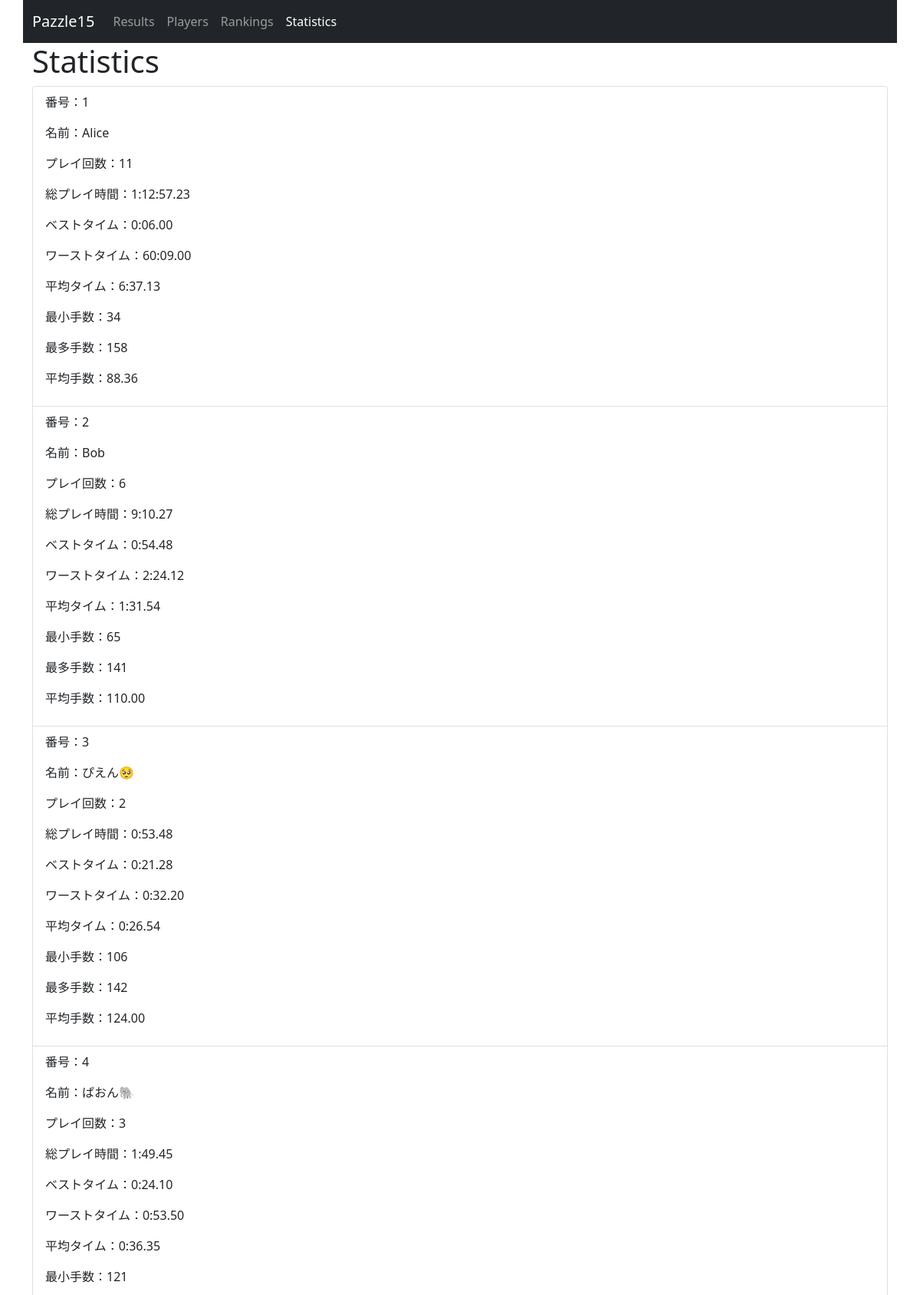
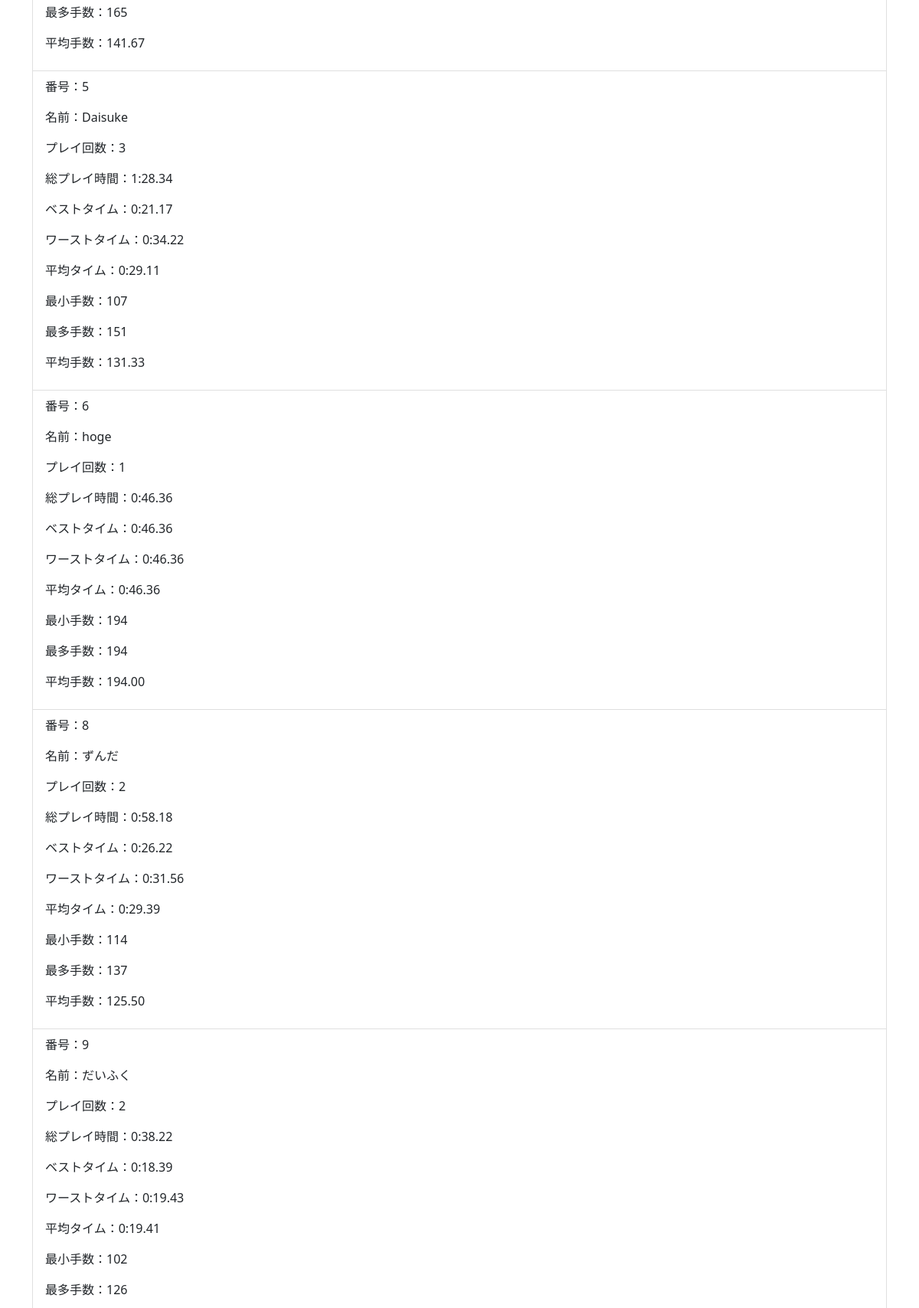
The app's page /statistics (upper part) with its own data (2 pictures, top to bottom).
### pazzle15/models.py (models this page shows, shortened)
class Player(db.Model):
    __tablename__ = "player"
    player_id = db.Column(db.Integer, primary_key=True, autoincrement=True)
    name = db.Column(db.String, nullable=False)
    created_dt = db.Column(db.DateTime(timezone=True), default=db.func.now())
    current = db.Column(db.Integer, server_default="0")

### pazzle15/views.py (the view)
@app.route('/statistics')
def statistics():
    col_dict = {
        'player_id':'番号',
        'name':'名前',
        'play_count':'プレイ回数',
        'played_time':'総プレイ時間',
        'best_time':'ベストタイム',
        'worst_time':'ワーストタイム',
        'avg_time':'平均タイム',
        'best_movecount':'最小手数',
        'worst_movecount':'最多手数',
        'avg_movecount':'平均手数'
    }
    result = db.engine.execute("select" +
        "    player.player_id as 'player_id'," +
        "    player.name as 'name'," +
        "    count(*) as 'play_count'," +
        "    (sum(result.pazzletime)) as 'played_time'," +
        "    (min(result.pazzletime)) as 'best_time'," +
        "    (max(result.pazzletime)) as 'worst_time'," +
        "    (avg(result.pazzletime)) as 'avg_time'," +
        "    min(result.movecount) as 'best_movecount'," +
        "    max(result.movecount) as 'worst_movecount'," +
        "    avg(result.movecount) as 'avg_movecount' " +
        "from" +
        "    result " +
        "inner join " +
        "    player " +
        "on" +
        "    result.player_id=player.player_id " +
        "group by" +
        "    player.name " +
        "order by " +
        " player.player_id asc " +
        ";")
    statistics = [dict(row) for row in result]
    for row_dict in statistics:
        row_dict['played_time'] = get_played_time_str(row_dict['played_time'])
        row_dict['best_time'] = get_pzt_str(row_dict['best_time'])
        row_dict['worst_time'] = get_pzt_str(row_dict['worst_time'])
        row_dict['avg_time'] = get_pzt_str(row_dict['avg_time'])
        row_dict['avg_movecount'] = '%.2f' % (row_dict['avg_movecount'],)
    context_local = dict(
        **context,
        statistics=statistics, col_dict=col_dict
    )
    return render_template('statistics.html', **context_local)

### pazzle15/views.py (called while the page is built)
def get_played_time_str(t):
    pzt = int(t)
    hours = f'{(pzt//360000)}:' if (pzt//6000) > 60 else ""
    return f'{hours}{(pzt//6000)%60}:{(pzt//100)%60:02}.{pzt%60:02}'

def get_pzt_str(t):
    pzt = int(t)
    return f'{pzt//6000}:{(pzt//100)%60:02}.{pzt%60:02}'

### pazzle15/templates/statistics.html (shortened to what this page needs)
{% extends "page_layout.html" %}
{% block content %}
<h1>Statistics</h1>
<div class="list-group">
    {% for s in statistics %}
    <div class="list-group-item">
        {% for k, col_name in col_dict.items() %}
        <p>{{col_name}}：{{s[k]}}</p>
        {% endfor %}
    </div>
    {% endfor %}
</div>
{% endblock %}

### records on screen
Player: col_dict "番号" "名前" "プレイ回数" "総プレイ時間" "ベストタイム" "ワーストタイム" "平均タイム" "最小手数" "最多手数" "平均手数", player_id "1" "Alice" "11" "1:12:57.23" "0:06.00" "60:09.00" "6:37.13" "34" "158" "88.36"
Player: col_dict "番号" "名前" "プレイ回数" "総プレイ時間" "ベストタイム" "ワーストタイム" "平均タイム" "最小手数" "最多手数" "平均手数", player_id "2" "Bob" "6" "9:10.27" "0:54.48" "2:24.12" "1:31.54" "65" "141" "110.00"
Player: col_dict "番号" "名前" "プレイ回数" "総プレイ時間" "ベストタイム" "ワーストタイム" "平均タイム" "最小手数" "最多手数" "平均手数", player_id "3" "ぴえん🥺" "2" "0:53.48" "0:21.28" "0:32.20" "0:26.54" "106" "142" "124.00"
Player: col_dict "番号" "名前" "プレイ回数" "総プレイ時間" "ベストタイム" "ワーストタイム" "平均タイム" "最小手数" "最多手数" "平均手数", player_id "4" "ぱおん🐘" "3" "1:49.45" "0:24.10" "0:53.50" "0:36.35" "121" "165" "141.67"
Player: col_dict "番号" "名前" "プレイ回数" "総プレイ時間" "ベストタイム" "ワーストタイム" "平均タイム" "最小手数" "最多手数" "平均手数", player_id "5" "Daisuke" "3" "1:28.34" "0:21.17" "0:34.22" "0:29.11" "107" "151" "131.33"
Player: col_dict "番号" "名前" "プレイ回数" "総プレイ時間" "ベストタイム" "ワーストタイム" "平均タイム" "最小手数" "最多手数" "平均手数", player_id "6" "hoge" "1" "0:46.36" "0:46.36" "0:46.36" "0:46.36" "194" "194" "194.00"
Player: col_dict "番号" "名前" "プレイ回数" "総プレイ時間" "ベストタイム" "ワーストタイム" "平均タイム" "最小手数" "最多手数" "平均手数", player_id "8" "ずんだ" "2" "0:58.18" "0:26.22" "0:31.56" "0:29.39" "114" "137" "125.50"
Player: col_dict "番号" "名前" "プレイ回数" "総プレイ時間" "ベストタイム" "ワーストタイム" "平均タイム" "最小手数" "最多手数", player_id "9" "だいふく" "2" "0:38.22" "0:18.39" "0:19.43" "0:19.41" "102" "126"

### other values on screen
{{ page_dict[k] }} "Results" "Players" "Rankings" "Statistics"
